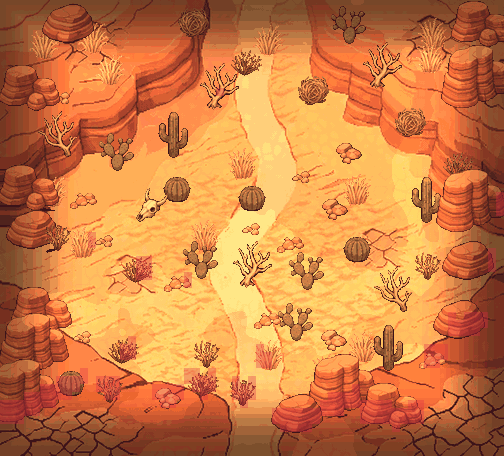

Tiled map render using the project's own tile images. Description and the whole map definition, tile-layer contents included, below:
An orthogonal 63x57 tile map with 8x8 px tiles, 1 tile layer (collision_8px), 1 image layer.

<map version="1.10" tiledversion="1.10.2" orientation="orthogonal" renderorder="right-down" width="63" height="57" tilewidth="8" tileheight="8" infinite="0" nextlayerid="4" nextobjectid="1">
 <properties>
  <property name="moteur" value="RogueEssence / PMDO" />
  <property name="case_lecture_px" type="int" value="24" />
  <property name="viewport" value="320x240" />
 </properties>
 <tileset firstgid="1" source="brosse_collision.tsx" />
 <imagelayer id="1" name="fond">
  <image source="fond.png" width="504" height="456" />
 </imagelayer>
 <layer id="2" name="collision_8px" width="63" height="57" opacity="0.55">
  <data encoding="csv">
1,1,1,1,1,1,1,1,1,1,1,1,1,1,1,1,1,1,1,1,1,1,1,1,1,1,1,1,1,1,1,1,1,1,1,1,1,1,1,1,1,1,1,1,1,1,1,1,1,1,1,1,1,1,1,1,1,1,1,1,1,1,1,
1,1,1,1,1,1,1,1,1,1,1,1,1,1,1,1,1,1,1,1,1,1,1,1,1,1,1,1,1,1,1,1,1,1,1,1,1,1,1,1,1,1,1,1,1,1,1,1,1,1,1,1,1,1,1,1,1,1,1,1,1,1,1,
1,1,1,1,1,1,1,1,1,1,1,1,1,1,1,1,1,1,1,1,1,1,1,1,1,1,1,1,1,1,1,1,1,1,1,1,1,1,1,1,1,1,1,1,1,1,1,1,1,1,1,1,1,1,1,1,1,1,1,1,1,1,1,
1,1,1,1,1,1,1,1,1,1,1,1,1,1,1,1,1,1,1,1,1,1,1,1,1,1,1,1,1,1,1,1,1,1,1,1,1,1,1,1,1,1,1,1,1,1,1,1,1,1,1,1,1,1,1,1,1,1,1,1,1,1,1,
1,1,1,1,1,1,1,1,1,1,1,1,1,1,1,1,1,1,1,1,1,1,1,1,1,1,1,1,1,1,1,1,1,1,1,1,1,1,1,1,1,1,1,1,1,1,1,1,1,1,1,1,1,1,1,1,1,1,1,1,1,1,1,
1,1,1,1,1,1,1,1,1,1,1,1,1,1,1,1,1,1,1,1,1,1,1,1,1,1,1,1,1,1,1,1,1,1,1,1,1,1,1,1,1,1,1,1,1,1,1,1,1,1,1,1,1,1,1,1,1,1,1,1,1,1,1,
1,1,1,1,1,1,1,1,1,1,1,1,1,1,1,1,1,1,1,1,1,1,1,1,1,1,1,1,1,1,1,1,1,1,1,1,1,1,1,1,1,1,1,1,1,1,1,1,1,1,1,1,1,1,1,1,1,1,1,1,1,1,1,
1,1,1,1,1,1,1,1,1,1,1,1,1,1,1,1,1,1,1,1,1,1,1,1,1,1,1,1,1,1,1,1,1,1,1,1,1,1,1,1,1,1,1,1,1,1,1,1,1,1,1,1,1,1,1,1,1,1,1,1,1,1,1,
1,1,1,1,1,1,1,1,1,1,1,1,1,1,1,1,1,1,1,1,1,1,1,1,1,1,1,1,1,1,1,1,1,1,1,1,1,1,1,1,1,1,1,1,1,1,1,1,1,1,1,1,1,1,1,1,1,1,1,1,1,1,1,
1,1,1,1,1,1,1,1,1,1,1,1,1,1,1,1,1,1,1,1,1,1,1,1,1,1,1,1,1,1,1,1,1,1,1,1,1,1,1,1,1,1,1,1,1,1,1,1,1,1,1,1,1,1,1,1,1,1,1,1,1,1,1,
1,1,1,1,1,1,1,1,1,1,1,1,1,1,1,1,1,1,1,1,1,1,1,1,1,1,1,1,1,1,1,1,1,1,1,1,1,1,1,1,1,1,1,1,1,1,1,1,1,1,1,1,1,1,1,1,1,1,1,1,1,1,1,
1,1,1,1,1,1,1,1,1,1,1,1,1,1,1,1,1,1,1,1,1,1,1,1,1,1,1,2,1,1,1,1,1,1,1,1,1,1,1,1,1,1,1,1,1,1,1,1,1,1,1,1,1,1,1,1,1,1,1,1,1,1,1,
1,1,1,1,1,1,1,1,1,1,1,1,1,1,1,1,1,1,1,1,1,1,1,1,1,1,1,1,1,1,1,1,1,1,1,1,1,1,1,1,1,1,1,1,1,1,1,1,1,1,1,1,1,1,1,1,1,1,1,1,1,1,1,
1,1,1,1,1,1,1,1,1,1,1,1,1,1,1,1,1,1,1,1,1,1,1,1,1,1,1,1,1,1,1,1,1,1,1,1,1,1,1,1,1,1,1,1,1,1,1,1,1,1,1,1,1,1,1,1,1,1,1,1,1,1,1,
1,1,1,1,1,1,1,1,1,1,1,1,1,1,1,1,1,1,1,1,1,1,1,1,1,1,1,1,1,1,1,1,1,1,1,1,1,1,1,1,1,1,1,1,1,1,1,1,1,1,1,1,1,1,1,1,1,1,1,1,1,1,1,
1,1,1,1,1,1,1,1,1,1,1,1,1,1,1,1,1,1,1,1,1,1,1,1,1,1,1,1,1,1,1,1,1,1,1,1,1,1,1,1,1,1,1,1,1,1,1,1,1,1,1,1,1,1,1,1,1,1,1,1,1,1,1,
1,1,1,1,1,1,1,1,1,1,1,1,1,1,1,1,1,1,1,1,1,1,1,1,1,1,1,1,1,1,1,1,1,1,1,1,1,1,1,1,1,1,1,1,1,1,1,1,1,1,1,1,1,1,1,1,1,1,1,1,1,1,1,
1,1,1,1,1,1,1,1,1,1,1,1,1,1,1,1,1,1,1,1,1,1,1,1,1,1,1,1,1,1,1,1,1,1,1,1,1,1,1,1,1,1,1,1,1,1,1,1,1,1,1,1,1,1,1,1,1,1,1,1,1,1,1,
1,1,1,1,1,1,1,1,1,1,1,1,1,1,1,1,1,1,1,1,1,1,1,1,1,1,1,1,1,1,1,1,1,1,1,1,1,1,1,1,1,1,1,1,1,1,1,1,1,1,1,1,1,1,1,1,1,1,1,1,1,1,1,
1,1,1,1,1,1,1,1,1,1,1,1,1,1,1,1,1,1,1,1,1,1,1,1,1,1,1,1,1,1,1,1,1,1,1,1,1,1,1,1,1,1,1,1,1,1,1,1,1,1,1,1,1,1,1,1,1,1,1,1,1,1,1,
1,1,1,1,1,1,1,1,1,1,1,1,1,1,1,1,1,1,1,1,1,1,1,1,1,1,1,1,1,1,1,1,1,1,1,1,1,1,1,1,1,1,1,1,1,1,1,1,1,1,1,1,1,1,1,1,1,1,1,1,1,1,1,
1,1,1,1,1,1,1,1,1,1,1,1,1,1,1,1,1,1,1,1,1,1,1,1,1,1,1,1,1,1,1,1,1,1,1,1,1,1,1,1,1,1,1,1,1,1,1,1,1,1,1,1,1,1,1,1,1,1,1,1,1,1,1,
1,1,1,1,1,1,1,1,1,1,1,1,1,1,1,1,1,1,1,1,1,1,1,1,1,1,1,1,1,1,1,1,1,1,1,1,1,1,1,1,1,1,1,1,1,1,1,1,1,1,1,1,1,1,1,1,1,1,1,1,1,1,1,
1,1,1,1,1,1,1,1,1,1,1,1,1,1,1,1,1,1,1,1,1,1,1,1,1,1,1,1,1,1,1,1,1,1,1,1,1,1,1,1,1,1,1,1,1,1,1,1,1,1,1,1,1,1,1,1,1,1,1,1,1,1,1,
1,1,1,1,1,1,1,1,1,1,1,1,1,1,1,1,1,1,1,1,1,1,1,1,1,1,1,1,1,1,1,1,1,1,1,1,1,1,1,1,1,1,1,1,1,1,1,1,1,1,1,1,1,1,1,1,1,1,1,1,1,1,2,
1,1,1,1,1,1,1,1,1,1,1,1,1,1,1,1,1,1,1,1,1,1,1,1,1,1,1,1,1,1,1,1,1,1,1,1,1,1,1,1,1,1,1,1,1,1,1,1,1,1,1,1,1,1,1,1,1,1,1,1,1,1,2,
1,1,1,1,1,1,1,1,1,1,1,1,1,1,1,1,1,1,1,1,1,1,1,1,1,1,1,1,1,1,1,1,1,1,1,1,1,1,1,1,1,1,1,1,1,1,1,1,1,1,1,1,1,1,1,1,1,1,1,1,1,1,2,
1,1,1,1,1,1,1,1,1,1,1,1,1,1,1,1,1,1,1,1,1,1,1,1,1,1,1,1,1,1,1,1,1,1,1,1,1,1,1,1,1,1,1,1,1,1,1,1,1,1,1,1,1,1,1,1,1,1,1,1,1,1,1,
1,1,1,1,1,1,1,1,1,1,1,1,1,1,1,1,1,1,1,1,1,1,1,1,1,1,1,1,1,1,1,1,1,1,1,1,1,1,1,1,1,1,1,1,1,1,1,1,1,1,1,1,1,1,1,1,1,1,1,1,1,1,1,
1,1,1,1,1,1,1,1,1,1,1,2,1,1,1,1,1,1,1,1,1,1,1,1,1,1,1,1,1,1,1,1,1,1,1,1,1,1,1,1,1,1,1,1,1,1,1,1,1,1,1,1,1,1,1,1,1,1,1,1,1,1,1,
1,1,1,1,1,1,1,1,1,1,1,2,1,1,1,1,1,1,1,1,1,1,1,1,1,1,1,1,1,1,1,1,1,1,1,1,1,1,1,1,1,1,1,1,1,1,1,1,1,1,1,1,1,1,1,1,1,1,1,1,1,1,1,
1,1,1,1,1,1,1,1,1,1,1,1,1,1,1,1,1,1,1,1,1,1,1,1,1,1,1,1,1,1,1,1,1,1,1,1,1,1,1,1,1,1,1,1,1,1,1,1,1,1,1,1,1,1,1,1,1,1,1,1,1,2,1,
1,1,1,1,1,1,1,1,1,1,1,1,1,1,1,1,1,2,2,1,1,1,1,1,1,1,1,1,1,1,1,1,1,1,1,1,1,1,1,1,1,1,1,1,1,1,1,1,1,1,1,1,1,1,1,1,1,1,1,1,1,2,1,
1,1,1,1,1,1,1,1,1,1,1,1,1,1,1,1,1,2,2,1,1,1,1,1,1,1,1,1,1,1,1,1,1,1,1,1,1,1,1,1,1,1,1,1,1,1,1,1,1,1,1,1,1,1,1,1,1,1,1,1,1,2,1,
1,1,1,1,1,1,1,1,1,1,1,1,1,1,1,1,1,2,2,1,1,1,1,2,1,1,1,1,1,1,1,1,1,1,1,1,1,1,1,1,1,1,1,1,1,1,1,1,1,1,1,1,1,1,1,1,1,1,1,1,1,1,1,
1,1,1,1,1,1,1,1,1,1,1,1,1,1,1,1,1,1,1,1,1,1,1,2,1,1,1,1,1,1,1,1,1,1,1,1,1,1,1,1,1,1,1,1,1,1,1,1,1,1,1,1,1,1,1,1,1,1,1,1,1,1,1,
1,1,1,1,1,1,1,1,1,1,1,1,1,1,1,1,1,1,1,1,1,1,1,1,1,1,1,1,1,1,1,1,1,1,1,1,1,1,1,1,1,1,1,1,1,1,1,1,1,1,1,1,1,1,1,1,1,1,1,1,1,1,1,
1,1,1,1,1,1,1,1,1,1,1,1,1,1,1,1,1,1,1,1,1,1,1,1,1,1,1,1,1,1,1,1,1,1,1,1,1,1,1,1,1,1,1,1,1,1,1,1,1,1,1,1,1,1,1,1,1,1,1,1,1,1,1,
1,1,1,1,1,1,1,1,1,1,1,1,1,1,1,1,1,1,1,1,1,1,1,1,1,1,1,1,1,1,1,1,1,1,1,1,1,1,1,1,1,1,1,1,1,1,1,1,1,1,1,1,1,1,1,1,1,1,1,1,1,1,1,
1,1,1,1,1,1,1,1,1,1,1,1,1,1,1,1,1,1,1,1,1,1,1,1,1,1,1,1,1,1,1,1,1,1,1,1,1,1,1,1,1,1,1,1,1,1,1,1,1,1,1,1,1,1,1,1,2,1,2,2,2,1,1,
1,1,1,1,1,1,1,1,1,1,1,1,1,1,1,1,1,1,1,1,1,1,1,1,1,1,1,1,1,1,1,1,1,1,1,1,1,1,1,1,1,1,1,1,1,1,1,1,1,1,1,1,1,1,1,1,2,2,2,2,2,1,1,
1,1,1,1,1,1,1,1,1,1,1,1,1,1,1,1,1,1,1,1,1,1,1,1,1,1,1,1,1,1,1,1,1,1,1,1,1,1,1,1,1,1,1,1,1,1,1,1,1,1,1,1,1,1,1,1,2,2,2,2,1,1,1,
1,1,1,1,1,1,1,1,1,1,1,1,1,1,1,1,2,1,1,1,1,1,1,1,1,1,1,1,1,1,1,1,1,1,1,1,1,1,1,1,1,1,1,1,1,1,1,1,1,1,1,1,1,1,1,1,1,1,1,1,1,1,1,
1,1,1,1,1,1,1,1,1,1,1,1,1,1,1,2,2,1,1,1,1,1,1,1,1,1,1,1,1,1,1,1,2,1,1,1,1,1,1,1,1,1,1,1,1,1,1,1,1,1,1,1,1,2,2,2,1,1,1,1,1,1,1,
1,1,1,1,1,1,1,1,1,1,1,1,1,1,1,2,2,1,1,1,1,1,1,1,1,1,1,1,1,1,1,1,2,2,1,1,1,1,1,1,1,1,1,1,1,1,1,1,1,1,1,1,1,2,2,2,1,1,1,1,1,1,1,
1,1,1,1,1,1,1,1,1,1,1,1,1,1,1,1,1,1,1,1,1,1,1,1,1,1,1,1,1,1,1,1,2,2,1,1,1,1,1,1,1,1,1,1,1,1,1,1,1,1,1,1,1,2,2,1,1,1,1,1,1,1,1,
1,1,1,1,1,1,1,1,1,1,2,1,1,1,1,1,1,1,1,1,1,1,1,2,2,1,2,1,1,1,1,1,1,1,1,1,1,1,1,1,1,1,1,1,1,1,1,1,1,1,1,1,1,1,1,1,1,1,1,1,1,1,1,
1,1,1,1,1,1,1,2,2,2,2,1,2,2,2,1,1,1,1,1,1,1,1,2,2,2,2,1,1,2,1,2,1,1,1,1,1,1,1,1,1,1,1,1,1,1,1,1,1,1,1,1,1,1,1,1,1,1,1,1,1,1,1,
1,1,1,1,1,2,2,2,2,2,1,1,2,2,2,1,1,1,1,2,2,2,2,1,2,2,2,1,1,2,2,2,1,1,1,1,1,1,1,1,1,1,1,1,2,1,1,1,1,1,1,1,1,1,1,1,1,1,1,1,1,1,1,
1,1,1,2,2,2,2,2,2,1,1,1,1,2,2,1,1,1,1,2,2,2,2,1,1,2,1,1,1,2,2,2,1,1,1,1,1,1,1,1,1,2,2,2,2,1,1,1,1,1,1,1,1,1,1,1,1,1,1,1,1,1,1,
2,2,2,2,2,2,2,1,1,1,1,1,1,1,1,1,1,1,1,1,2,2,1,1,1,1,1,1,1,1,2,1,1,1,1,1,1,1,1,1,2,2,2,2,2,2,2,2,2,1,1,2,2,1,1,1,1,1,1,1,1,1,1,
2,2,2,2,2,1,1,1,1,1,1,1,1,1,1,1,1,1,1,1,1,1,1,1,1,1,1,1,1,1,1,1,1,1,2,2,2,2,2,2,2,2,2,1,1,2,2,2,2,2,2,2,2,1,1,1,1,1,1,1,1,1,1,
2,2,2,1,1,1,1,1,1,1,1,1,1,1,1,1,1,1,1,1,1,1,1,1,1,1,1,1,1,1,1,1,1,1,2,2,2,2,2,2,1,1,1,1,1,2,2,2,2,2,2,2,2,1,1,1,1,1,1,1,1,1,1,
1,1,1,1,1,1,1,1,1,1,1,1,1,1,1,1,1,1,1,1,1,1,1,1,1,1,1,1,1,1,1,1,1,1,1,2,2,2,2,1,1,1,1,1,1,1,1,1,1,2,1,1,1,1,1,1,1,1,1,1,1,1,1,
1,1,1,1,1,1,1,1,1,1,1,1,1,1,1,1,1,1,1,1,1,1,1,1,1,1,1,1,1,1,1,1,1,1,1,1,1,1,1,1,1,1,1,1,1,1,1,1,1,1,1,1,1,1,1,1,1,1,1,1,1,1,1,
1,1,1,1,1,1,1,1,1,1,1,1,1,1,1,1,1,1,1,1,1,1,1,1,1,1,1,1,1,1,1,1,1,1,1,1,1,1,1,1,1,1,1,1,1,1,1,1,1,1,1,1,1,1,1,1,1,1,1,1,1,1,1,
1,1,1,1,1,1,1,1,1,1,1,1,1,1,1,1,1,1,1,1,1,1,1,1,1,1,1,1,1,1,1,1,1,1,1,1,1,1,1,1,1,1,1,1,1,1,1,1,1,1,1,1,1,1,1,1,1,1,1,1,1,1,1
  </data>
 </layer>
</map>
